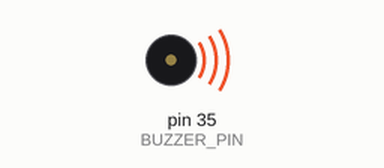
This program was run on a simulated Raspberry Pi (header pin numbers). Parts: buzzer (waves = sounding). At 7.7 s the program stops and its outputs stay as they are.

Above: at 0.1 s.
At 7.7 s:
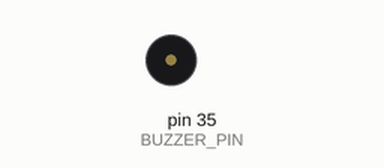
Timing chart, 0 to 9.2 s (numbered marks = the images above):
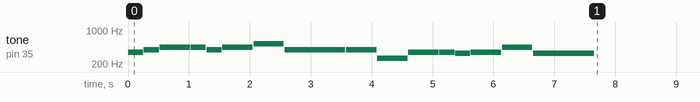

Measured:
- by itself, tone on pin 35 (BUZZER_PIN): plays 349 Hz for 0.25 s, 392 Hz for 0.25 s, 440 Hz for 0.50 s, 440 Hz for 0.25 s, 392 Hz for 0.25 s, 440 Hz for 0.50 s … (16 notes in this stretch)

The program:

music.py
```python
import RPi.GPIO as GPIO
import time

# 设置GPIO引脚
BUZZER_PIN = 35

# 定义音符的频率（赫兹）
NOTE_FREQS = {
    '3-': 261 ,  # E
    '4-': 294,  # F
    '5-': 329,  # G
    '6-': 349,  # A
    '7-': 392,  # B
    '1': 440,  # C
    '2': 494,  # D
    '3': 523   # C5
}

# 定义音符的节奏（每个音符的持续时间，单位：秒）
NOTE_DURATIONS = {
    'whole': 1.0,
    'half': 0.5,
    'quarter': 0.25
}

# 初始化GPIO
GPIO.setmode(GPIO.BOARD)
GPIO.setup(BUZZER_PIN, GPIO.OUT)

# 播放单个音符
def play_tone(frequency, duration):
    if frequency > 0:
        pwm = GPIO.PWM(BUZZER_PIN, frequency)
        pwm.start(50)  # 启动PWM，50%占空比
        time.sleep(duration)
        pwm.stop()

# 播放一段音乐
def play_melody(melody):
    for note, duration in melody:
        play_tone(NOTE_FREQS[note], duration)
        time.sleep(0.01)  # 音符间的间隔

# 例子：播放指定的音调
melody = [
    ('6-', NOTE_DURATIONS['quarter']),  # A
    ('7-', NOTE_DURATIONS['quarter']),  # B
    ('1', NOTE_DURATIONS['half']),    # C
     ('1', NOTE_DURATIONS['quarter']),
    ('7-', NOTE_DURATIONS['quarter']),  # B
    ('1', NOTE_DURATIONS['half']),    # C
    ('3', NOTE_DURATIONS['half']),  # E
    ('7-', NOTE_DURATIONS['whole']),
     ('7-', NOTE_DURATIONS['half']), # B
    ('3-', NOTE_DURATIONS['half']),  # E
    ('6-', NOTE_DURATIONS['half']),  # A
    ('6-', NOTE_DURATIONS['quarter']),  # A
    ('5-', NOTE_DURATIONS['quarter']),  # G
    ('6-', NOTE_DURATIONS['half']),  # A
    ('1', NOTE_DURATIONS['half']),    # C
    ('5-', NOTE_DURATIONS['whole']),  # G
]

try:
    play_melody(melody)
except KeyboardInterrupt:
    pass
finally:
    GPIO.cleanup()  # 清理GPIO设置
```
